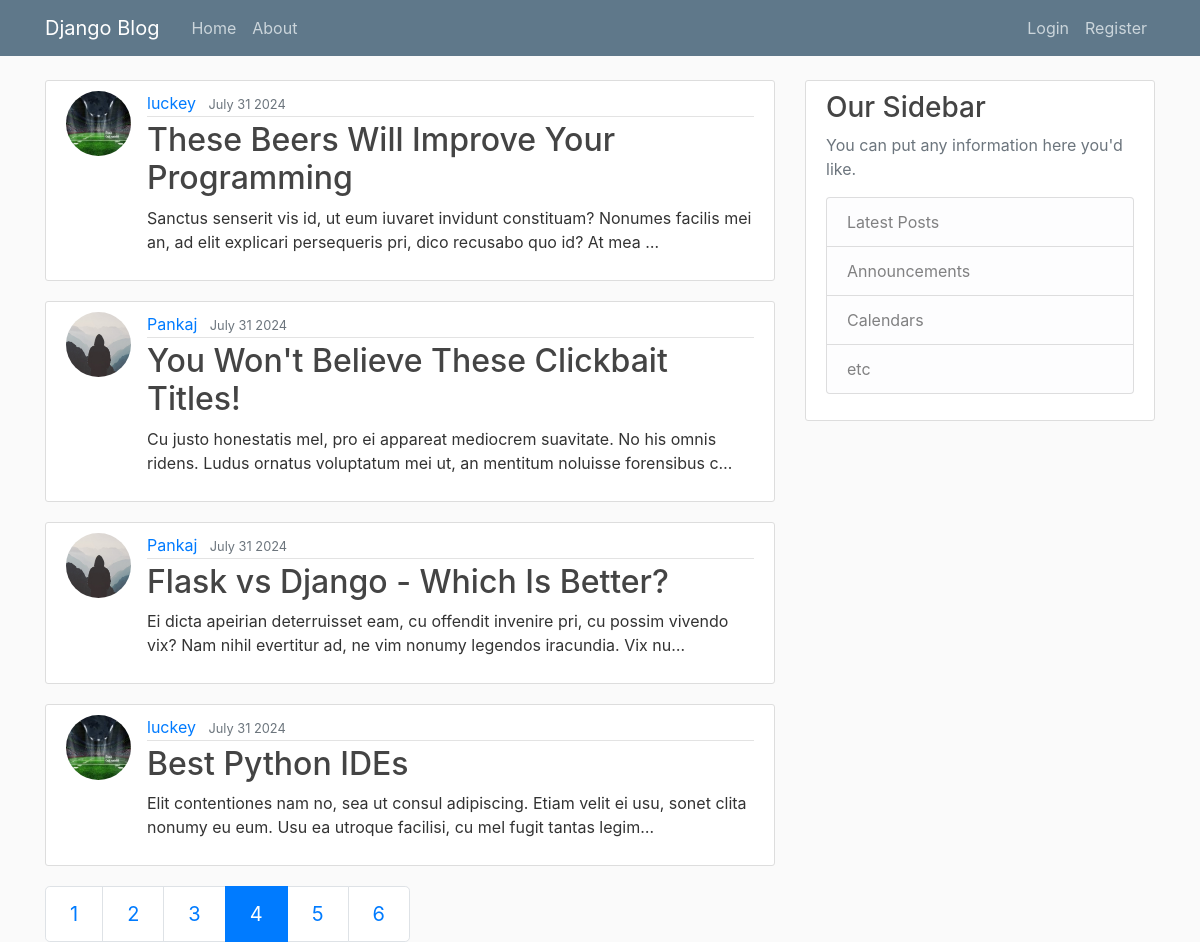
/?page=4, run on the app's committed database.
### blog/models.py (models this page shows, shortened)
class Post(models.Model):
    title = models.CharField(max_length=100)
    content = models.TextField()
    date_posted = models.DateTimeField(default=timezone.now)
    author = models.ForeignKey(User,on_delete=models.CASCADE)

### users/models.py (models this page shows, shortened)
class Profile(models.Model):
    user = models.OneToOneField(User, on_delete=models.CASCADE)
    image = models.ImageField(default='default.jpg', upload_to='profile_pics')

### blog/views.py (the view)
# urls.py: path('', views.home_page, name="blog-home"),
def home_page(request):
    posts_objs = Post.objects.all().order_by('-date_posted')
    page = request.GET.get('page', 1)
    paginator = Paginator(posts_objs, 4)
    try:
        posts_objs = paginator.page(page)
    except PageNotAnInteger:
        posts_objs = paginator.page(1)
    except EmptyPage:
        posts_objs = paginator.page(paginator.num_pages)
    context = {
        'posts': posts_objs
    }
    return render(request, 'blog/home.html', context)

### blog/templates/blog/home.html
{% extends "blog/base.html" %}
{% block content %}
{% for post in posts %}
    <article class="media content-section">
        <img class="rounded-circle article-img" src="{{ post.author.profile.image.url }}">
        <div class="media-body">
        <div class="article-metadata">
            <a class="mr-2" href="#">{{ post.author }}</a>
            <small class="text-muted">{{ post.date_posted|date:"F d Y" }}</small>
        </div>
        <h2><a class="article-title" href="{% url "blog-detail" post.id %}">{{ post.title }}</a></h2>
        <p class="article-content">{{ post.content|truncatechars:150 }}</p>
        </div>
    </article>
{% endfor %}
{% if posts.has_other_pages %}
    <ul class="pagination pagination-lg">
        {% for i in posts.paginator.page_range %}
            {% if i == posts.number %}
                <li class="page-item active">
                    <a class="page-link" href="?page={{i}}">{{i}}</a>
                </li>
            {% else %}
                <li class="page-item">
                    <a class="page-link" href="?page={{i}}">{{i}}</a>
                </li>
            {% endif %}
        {% endfor %}
    </ul>
{% endif %}
{% endblock content %}

### blog/static/blog/main.css (style rules this page uses)
body { background: #fafafa; color: #333333; margin-top: 5rem; }
h1, h2, h3, h4, h5, h6 { color: #444444; }
ul { margin: 0; }
.content-section { background: #ffffff; padding: 10px 20px; border: 1px solid #dddddd; border-radius: 3px; margin-bottom: 20px; }
.article-title { color: #444444; }
.article-content { white-space: pre-line; }
.article-img { height: 65px; width: 65px; margin-right: 16px; }
.article-metadata { padding-bottom: 1px; margin-bottom: 4px; border-bottom: 1px solid #e3e3e3 }

### data on the page
Post: author.profile.image (picture), author "luckey", date_posted "July 31 2024", title "These Beers Will Improve Your Programming", content "Sanctus senserit vis id, ut eum iuvaret invidunt constituam? Nonumes facilis mei an, ad elit explicari persequeris pri, dico recusabo quo id? At mea …"
Post: author.profile.image (placeholder picture), author "Pankaj", date_posted "July 31 2024", title "You Won't Believe These Clickbait Titles!", content "Cu justo honestatis mel, pro ei appareat mediocrem suavitate. No his omnis ridens. Ludus ornatus voluptatum mei ut, an mentitum noluisse forensibus c…"
Post: author.profile.image (placeholder picture), author "Pankaj", date_posted "July 31 2024", title "Flask vs Django - Which Is Better?", content "Ei dicta apeirian deterruisset eam, cu offendit invenire pri, cu possim vivendo vix? Nam nihil evertitur ad, ne vim nonumy legendos iracundia. Vix nu…"
Post: author.profile.image (picture), author "luckey", date_posted "July 31 2024", title "Best Python IDEs", content "Elit contentiones nam no, sea ut consul adipiscing. Etiam velit ei usu, sonet clita nonumy eu eum. Usu ea utroque facilisi, cu mel fugit tantas legim…"

### other printed values
{{ i }} "1" "2" "3" "5" "6"
{{ i }} "4"
